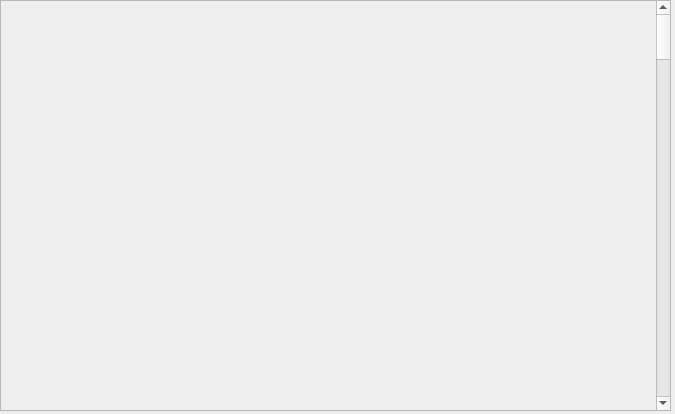
<?xml version="1.0" encoding="UTF-8"?>
<ui version="4.0">
 <class>Form</class>
 <widget class="QWidget" name="Form">
  <property name="geometry">
   <rect>
    <x>0</x>
    <y>0</y>
    <width>675</width>
    <height>414</height>
   </rect>
  </property>
  <property name="windowTitle">
   <string>Form</string>
  </property>
  <widget class="QScrollArea" name="scrollArea_2">
   <property name="geometry">
    <rect>
     <x>0</x>
     <y>0</y>
     <width>671</width>
     <height>411</height>
    </rect>
   </property>
   <property name="styleSheet">
    <string notr="true"/>
   </property>
   <property name="widgetResizable">
    <bool>true</bool>
   </property>
   <widget class="QWidget" name="scrollAreaWidgetContents_2">
    <property name="geometry">
     <rect>
      <x>0</x>
      <y>0</y>
      <width>651</width>
      <height>3500</height>
     </rect>
    </property>
    <property name="minimumSize">
     <size>
      <width>0</width>
      <height>3500</height>
     </size>
    </property>
    <property name="maximumSize">
     <size>
      <width>16777215</width>
      <height>16777215</height>
     </size>
    </property>
    <widget class="caInclude" name="cainclude_17">
     <property name="geometry">
      <rect>
       <x>4</x>
       <y>4</y>
       <width>640</width>
       <height>152</height>
      </rect>
     </property>
     <property name="minimumSize">
      <size>
       <width>0</width>
       <height>0</height>
      </size>
     </property>
     <property name="macro">
      <string notr="true">SYS=$(SYS),DEVICE=$(DEVICE),ID=0;SYS=$(SYS),DEVICE=$(DEVICE),ID=1;SYS=$(SYS),DEVICE=$(DEVICE),ID=2;SYS=$(SYS),DEVICE=$(DEVICE),ID=3;SYS=$(SYS),DEVICE=$(DEVICE),ID=4;SYS=$(SYS),DEVICE=$(DEVICE),ID=5;SYS=$(SYS),DEVICE=$(DEVICE),ID=6;SYS=$(SYS),DEVICE=$(DEVICE),ID=7;SYS=$(SYS),DEVICE=$(DEVICE),ID=8;SYS=$(SYS),DEVICE=$(DEVICE),ID=9;SYS=$(SYS),DEVICE=$(DEVICE),ID=10;SYS=$(SYS),DEVICE=$(DEVICE),ID=11;SYS=$(SYS),DEVICE=$(DEVICE),ID=12;SYS=$(SYS),DEVICE=$(DEVICE),ID=13;SYS=$(SYS),DEVICE=$(DEVICE),ID=14;SYS=$(SYS),DEVICE=$(DEVICE),ID=15</string>
     </property>
     <property name="filename" stdset="0">
      <string notr="true">G_EVR_pulser_vert.ui</string>
     </property>
    </widget>
   </widget>
  </widget>
 </widget>
 <customwidgets>
  <customwidget>
   <class>caInclude</class>
   <extends>QWidget</extends>
   <header>caInclude</header>
  </customwidget>
 </customwidgets>
 <resources/>
 <connections/>
</ui>
